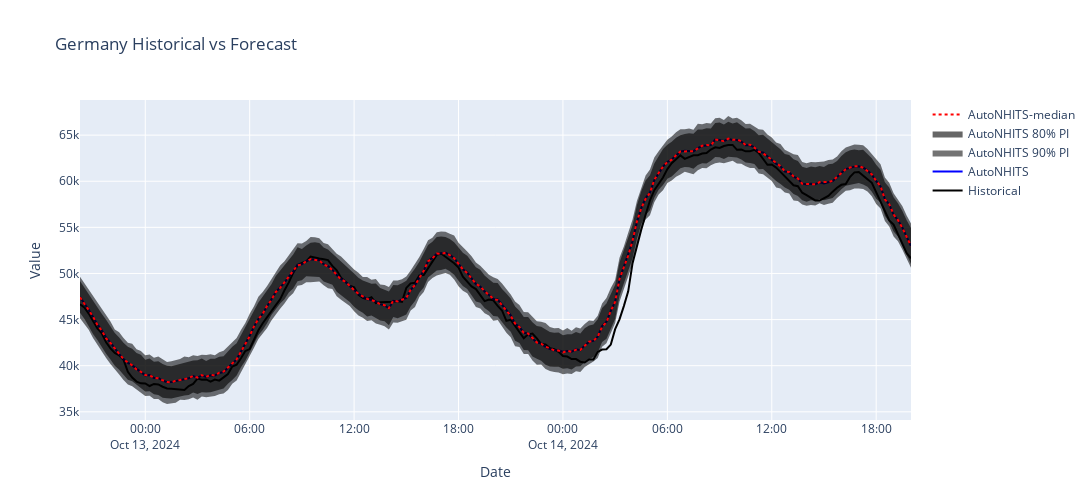

The cell this chart's notebook holds for it:
### Code cell
## plot_test_forecast(Y_hat_df)
plot_test_forecast(Y_hat_df, levels=levels)
#fig.write_html("./plot.html")

### Figure 1 — Plotly figure (JSON) as saved in the notebook; plotly's stock layout.template omitted (floating-point values rounded to 4 significant figures; data arrays with more than 128 entries replaced by an {"elided": "..."} marker saying what was removed)
{"data": [{"line": {"color": "black", "width": 2}, "mode": "lines", "name": "Historical", "type": "scatter", "x": {"elided": "192 str values"}, "y": {"elided": "192 int values"}}, {"line": {"color": "blue", "dash": "solid", "width": 2}, "mode": "lines", "name": "AutoNHITS", "type": "scatter", "x": {"elided": "192 str values"}, "y": {"elided": "192 float values"}}, {"hoverinfo": "skip", "line": {"width": 0}, "mode": "lines", "showlegend": false, "type": "scatter", "x": {"elided": "192 str values"}, "y": {"elided": "192 float values"}}, {"fill": "tonexty", "fillcolor": "rgba(0,0,0,0.55)", "hoverinfo": "skip", "line": {"width": 0}, "mode": "lines", "name": "AutoNHITS 90% PI", "type": "scatter", "x": {"elided": "192 str values"}, "y": {"elided": "192 float values"}}, {"hoverinfo": "skip", "line": {"width": 0}, "mode": "lines", "showlegend": false, "type": "scatter", "x": {"elided": "192 str values"}, "y": {"elided": "192 float values"}}, {"fill": "tonexty", "fillcolor": "rgba(0,0,0,0.60)", "hoverinfo": "skip", "line": {"width": 0}, "mode": "lines", "name": "AutoNHITS 80% PI", "type": "scatter", "x": {"elided": "192 str values"}, "y": {"elided": "192 float values"}}, {"line": {"color": "red", "dash": "dot", "width": 2}, "mode": "lines", "name": "AutoNHITS-median", "type": "scatter", "x": {"elided": "192 str values"}, "y": {"elided": "192 float values"}}], "layout": {"height": 500, "hovermode": "x unified", "title": {"text": "Germany Historical vs Forecast"}, "width": 1400, "xaxis": {"title": {"text": "Date"}}, "yaxis": {"title": {"text": "Value"}}}}
